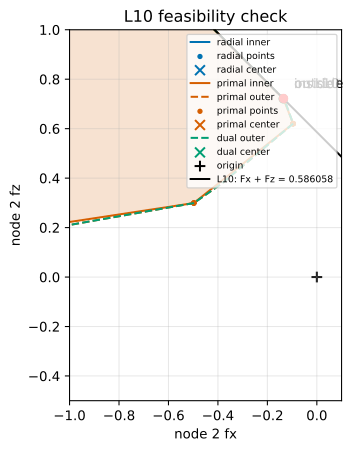

This chart was generated by the following Python code:
"""Verify the L10 boundary line from example 18.

This script checks the full three-block, block-0-fixed robust model from
``18_rbe_robust_3block.py``. It solves the 45-degree support LP, then checks
that points just inside, on, and outside the resulting ``Fx + Fz`` boundary
are feasible/infeasible in the same four-point hidden-load model.
"""

import importlib.util
import math
from pathlib import Path

import matplotlib.pyplot as plt
import numpy as np
from scipy.optimize import linprog
from scipy.sparse import csr_matrix
from scipy.sparse import hstack
from scipy.sparse import vstack

from compas_cra.equilibrium import plot_rbe_robust_results
from compas_cra.equilibrium.cra_helper import equilibrium_setup
from compas_cra.equilibrium.cra_helper import external_force_setup
from compas_cra.equilibrium.cra_helper import friction_setup
from compas_cra.equilibrium.cra_helper import num_vertices
from compas_cra.equilibrium.rbe_robust import _application_bound_rows
from compas_cra.equilibrium.rbe_robust import _application_load_basis
from compas_cra.equilibrium.rbe_robust import _prepare_problem

MU = 0.8
DENSITY = 1.0
APPLICATION_FORCE_BOUND = 1e3
LOAD_NODE = 2
LOAD_DOFS = [(LOAD_NODE, "fx"), (LOAD_NODE, "fz")]
L10_DIRECTION = np.asarray([1.0 / math.sqrt(2.0), 1.0 / math.sqrt(2.0)])
DELTA = 1e-3
XLIM = (-1.0, 0.1)
YLIM = (-0.5, 1.0)
TENSION_TOLERANCE = 1e-7


def load_example18_module():
    """Load the numeric example-18 module by file path."""
    path = Path(__file__).with_name("18_rbe_robust_3block.py")
    spec = importlib.util.spec_from_file_location("example18", path)
    module = importlib.util.module_from_spec(spec)
    spec.loader.exec_module(module)
    return module


def build_full_example18_assembly(example18):
    """Build the full three-block example-18 assembly with block 0 fixed."""
    geometry = example18.Arch(
        b0_width=0.5,
        b1_height=0.5,
        b1_base=0.5,
        b2_base=0.6,
        b2_top=0.9,
        alpha=math.pi / 2,
        beta=2 * math.pi / 3,
        gamma=2 * math.pi / 3,
        thickness=1,
    )
    return example18.build_assembly(geometry, block_nodes=[0, 1, 2], support_nodes=[0])


def prepare_l10_problem(example18):
    """Return the assembly, robust LP problem, and block-2 application points."""
    assembly = build_full_example18_assembly(example18)
    load_application_points = {
        LOAD_NODE: example18.rightmost_side_vertices(assembly.graph.node_attribute(LOAD_NODE, "block")),
    }
    problem = _prepare_problem(
        assembly,
        LOAD_DOFS,
        MU,
        DENSITY,
        None,
        load_application_points,
        APPLICATION_FORCE_BOUND,
    )
    return assembly, problem, load_application_points


def solve_support_direction(problem, direction):
    """Solve ``max direction dot u`` and return the HiGHS result."""
    objective = -np.asarray(problem.load_projection.transpose().dot(direction)).ravel()
    return linprog(
        objective,
        A_ub=problem.inequalities,
        b_ub=problem.inequality_rhs,
        A_eq=problem.equilibrium,
        b_eq=-problem.baseline_load,
        bounds=[(None, None)] * problem.equilibrium.shape[1],
        method="highs",
    )


def solve_fixed_visible_load(problem, load):
    """Check feasibility with the visible load fixed to ``load``."""
    equality = vstack([problem.equilibrium, problem.load_projection], format="csr")
    rhs = np.concatenate([-problem.baseline_load, np.asarray(load, dtype=float)])
    return linprog(
        np.zeros(problem.equilibrium.shape[1]),
        A_ub=problem.inequalities,
        b_ub=problem.inequality_rhs,
        A_eq=equality,
        b_eq=rhs,
        bounds=[(None, None)] * problem.equilibrium.shape[1],
        method="highs",
    )


def solve_penalty_tension_check(assembly, load_application_points, load):
    """Minimize tensile normal force needed to equilibrate one visible load."""
    base_equilibrium = equilibrium_setup(assembly, penalty=True)
    friction = friction_setup(assembly, MU, penalty=True)
    baseline_load = np.asarray(external_force_setup(assembly, DENSITY, None), dtype=float).ravel()
    base_force_count = base_equilibrium.shape[1]
    points = [np.asarray(point, dtype=float) for point in load_application_points[LOAD_NODE]]

    application_basis, load_projection = _application_load_basis(
        assembly,
        LOAD_DOFS,
        LOAD_NODE,
        points,
        base_equilibrium.shape[0],
        base_force_count,
    )
    application_force_count = application_basis.shape[1]
    equilibrium = hstack([base_equilibrium, application_basis], format="csr")
    friction = hstack(
        [friction, csr_matrix((friction.shape[0], application_force_count))],
        format="csr",
    )
    bound_rows, bound_rhs = _application_bound_rows(
        base_force_count,
        application_force_count,
        APPLICATION_FORCE_BOUND,
    )
    inequalities = vstack([friction, bound_rows], format="csr")
    inequality_rhs = np.concatenate([np.zeros(friction.shape[0]), bound_rhs])
    equality = vstack([equilibrium, load_projection], format="csr")
    equality_rhs = np.concatenate([-baseline_load, np.asarray(load, dtype=float)])

    contact_count = num_vertices(assembly)
    objective = np.zeros(equilibrium.shape[1])
    objective[1 : 4 * contact_count : 4] = 1.0
    bounds = []
    for _ in range(contact_count):
        bounds.extend([(0.0, None), (0.0, None), (None, None), (None, None)])
    bounds.extend([(None, None)] * application_force_count)

    return linprog(
        objective,
        A_ub=inequalities,
        b_ub=inequality_rhs,
        A_eq=equality,
        b_eq=equality_rhs,
        bounds=bounds,
        method="highs",
    )


def feasibility_label(result):
    """Return a compact text label for one fixed-load LP result."""
    if result.status == 0:
        return "feasible"
    if result.status == 2:
        return "infeasible"
    return "solver status {}".format(result.status)


def contact_table(assembly):
    """Return contact metadata in the same order as RBE force variables."""
    contacts = []
    contact_index = 0
    for edge in assembly.graph.edges(False):
        interfaces = assembly.graph.edge_attribute(edge, "interfaces") or []
        for interface_index, interface in enumerate(interfaces):
            for point_index, point in enumerate(interface.points):
                contacts.append(
                    {
                        "index": contact_index,
                        "edge": edge,
                        "interface_index": interface_index,
                        "point_index": point_index,
                        "point": point,
                        "frame": interface.frame,
                    }
                )
                contact_index += 1
    return contacts


def penalty_contact_forces(result, assembly):
    """Return penalty contact variables as ``[fn_plus, fn_minus, fu, fv]`` rows."""
    contact_count = num_vertices(assembly)
    return np.asarray(result.x[: 4 * contact_count], dtype=float).reshape((-1, 4))


def penalty_tension(result, assembly):
    """Return the total tensile normal force for one penalty LP result."""
    return float(np.sum(penalty_contact_forces(result, assembly)[:, 1]))


def report_penalty_tension(label, result, assembly):
    """Print the tensile contacts needed by one penalty LP result."""
    print("\npenalty tension diagnostic for {}:".format(label))
    if result.status != 0:
        print("  penalty LP failed: status {}, {}".format(result.status, result.message))
        return

    contact_forces = penalty_contact_forces(result, assembly)
    total_tension = penalty_tension(result, assembly)
    print("  minimum total fn_minus={:.9g}".format(total_tension))

    tensile_contacts = []
    for contact in contact_table(assembly):
        contact_index = contact["index"]
        fn_plus, fn_minus, fu, fv = contact_forces[contact_index]
        if fn_minus <= TENSION_TOLERANCE:
            continue
        effective_normal = fn_plus - fn_minus
        tangent = math.sqrt(fu * fu + fv * fv)
        if fn_plus > TENSION_TOLERANCE:
            utilization = tangent / (MU * fn_plus)
            utilization_text = "{:.9g}".format(utilization)
        else:
            utilization_text = "nan"
        tensile_contacts.append(
            "  edge {edge}, contact {index}, point {point_index}: "
            "fn+={fn_plus:.9g}, fn-={fn_minus:.9g}, fn_eff={fn_eff:.9g}, "
            "fu={fu:.9g}, fv={fv:.9g}, |ft|/(mu*fn+)={utilization}".format(
                edge=contact["edge"],
                index=contact_index,
                point_index=contact["point_index"],
                fn_plus=fn_plus,
                fn_minus=fn_minus,
                fn_eff=effective_normal,
                fu=fu,
                fv=fv,
                utilization=utilization_text,
            )
        )

    if not tensile_contacts:
        print("  no tensile contacts above {:.1e}".format(TENSION_TOLERANCE))
        return
    print("  contacts requiring tensile normal force:")
    for line in tensile_contacts:
        print(line)


def report_b1_b2_contact_state(problem, solution, assembly):
    """Print b1-b2 normal and friction usage at the L10 support solution."""
    force_count = 3 * num_vertices(assembly)
    contact_forces = np.asarray(solution[:force_count], dtype=float).reshape((-1, 3))
    slacks = problem.inequality_rhs - problem.inequalities.dot(solution)
    friction_rows = friction_setup(assembly, MU, penalty=False).shape[0]
    normal_row_start = friction_rows

    print("\nb1-b2 contact state at L10 support point:")
    for contact in contact_table(assembly):
        if contact["edge"] != (1, 2):
            continue
        contact_index = contact["index"]
        fn, fu, fv = contact_forces[contact_index]
        normal_force = max(0.0, fn)
        friction_slacks = slacks[8 * contact_index : 8 * contact_index + 8]
        normal_slack = slacks[normal_row_start + contact_index]
        if normal_force <= 1e-8:
            fv_ratio = math.nan
            state = "open"
        else:
            fv_ratio = fv / (MU * normal_force)
            state = "carrying"
        print(
            "  contact {index} point {point_index}: state={state}, "
            "fn={fn:.9g}, fu={fu:.9g}, fv={fv:.9g}, "
            "fv/(mu*fn)={ratio}, min_friction_slack={min_slack:.3g}, normal_slack={normal_slack:.3g}".format(
                index=contact_index,
                point_index=contact["point_index"],
                state=state,
                fn=fn,
                fu=fu,
                fv=fv,
                ratio="nan" if math.isnan(fv_ratio) else "{:.9g}".format(fv_ratio),
                min_slack=float(np.min(friction_slacks)),
                normal_slack=float(normal_slack),
            )
        )


def report_hidden_forces(problem, solution, assembly, application_points):
    """Print the four hidden point forces that generate visible force and moment."""
    force_count = 3 * num_vertices(assembly)
    hidden = np.asarray(solution[force_count:], dtype=float)
    block = assembly.graph.node_attribute(LOAD_NODE, "block")
    center = np.asarray([block.center().x, block.center().y, block.center().z], dtype=float)

    print("\nfour-point hidden load variables at L10 support point:")
    resultant = np.zeros(3)
    resultant_moment = np.zeros(3)
    for point_index, point in enumerate(application_points[LOAD_NODE]):
        point = np.asarray(point, dtype=float)
        force = np.asarray([hidden[2 * point_index], 0.0, hidden[2 * point_index + 1]])
        moment = np.cross(point - center, force)
        resultant += force
        resultant_moment += moment
        print(
            "  q{} at {}: qx={:.9g}, qz={:.9g}, My={:.9g}".format(
                point_index,
                [round(value, 6) for value in point.tolist()],
                force[0],
                force[2],
                moment[1],
            )
        )
    print("  resultant Fx={:.9g}, Fz={:.9g}, My={:.9g}".format(resultant[0], resultant[2], resultant_moment[1]))


def plot_l10_check(example18, assembly, support_load, inside_load, outside_load, constant):
    """Save a small SVG showing the L10 line and three checked points."""
    options = {
        "mu": MU,
        "density": DENSITY,
        "application_force_bound": APPLICATION_FORCE_BOUND,
        "num_directions": 72,
    }
    results = example18.robust_case_results(assembly, LOAD_NODE, options)
    figure, axes = plot_rbe_robust_results(
        results,
        labels=["radial", "primal", "dual"],
        xlim=XLIM,
        ylim=YLIM,
    )

    xs = np.asarray(XLIM)
    axes.plot(xs, -xs + constant, color="black", linewidth=1.5, label="L10: Fx + Fz = {:.6g}".format(constant))
    points = np.asarray([inside_load, support_load, outside_load])
    axes.scatter(points[:, 0], points[:, 1], color=["green", "black", "red"], marker="o", zorder=5)
    for label, point in zip(("inside", "on L10", "outside"), points):
        axes.annotate(label, xy=point, xytext=(8, 8), textcoords="offset points")
    axes.set_title("L10 feasibility check")
    legend = axes.legend(loc="upper right", fontsize=7)
    legend.set_draggable(True)
    figure.tight_layout()
    figure.savefig("docs/examples/18_special_check_l10.svg", bbox_inches="tight")
    if plt.get_backend().lower() != "agg":
        plt.show()


if __name__ == "__main__":
    example18 = load_example18_module()
    assembly, problem, application_points = prepare_l10_problem(example18)
    support = solve_support_direction(problem, L10_DIRECTION)
    if support.status != 0:
        raise RuntimeError("L10 support solve failed: {}".format(support.message))

    support_load = np.asarray(problem.load_projection.dot(support.x), dtype=float).ravel()
    support_value = float(L10_DIRECTION.dot(support_load))
    l10_constant = support_value / L10_DIRECTION[1]
    inside_load = support_load - DELTA * L10_DIRECTION
    outside_load = support_load + DELTA * L10_DIRECTION

    print("L10 support direction: {}".format(L10_DIRECTION.tolist()))
    print("support point: Fx={:.9g}, Fz={:.9g}".format(support_load[0], support_load[1]))
    print("support value d.u={:.9g}".format(support_value))
    print("L10 line: Fx + Fz = {:.9g}".format(l10_constant))
    print("L10 line: Fz = -Fx + {:.9g}".format(l10_constant))

    checks = [
        ("inside", inside_load),
        ("on L10", support_load),
        ("outside", outside_load),
    ]
    print("\nfixed visible-load feasibility checks:")
    for label, load in checks:
        result = solve_fixed_visible_load(problem, load)
        penalty_result = solve_penalty_tension_check(assembly, application_points, load)
        if penalty_result.status == 0:
            penalty_state = "penalty min fn-={:.9g}".format(penalty_tension(penalty_result, assembly))
        else:
            penalty_state = "penalty status {}".format(penalty_result.status)
        print(
            "  {label}: Fx={fx:.9g}, Fz={fz:.9g}, Fx+Fz={total:.9g} -> {state}; {penalty_state}".format(
                label=label,
                fx=load[0],
                fz=load[1],
                total=float(load[0] + load[1]),
                state=feasibility_label(result),
                penalty_state=penalty_state,
            )
        )
        report_penalty_tension(label, penalty_result, assembly)

    report_b1_b2_contact_state(problem, support.x, assembly)
    report_hidden_forces(problem, support.x, assembly, application_points)
    plot_l10_check(example18, assembly, support_load, inside_load, outside_load, l10_constant)
